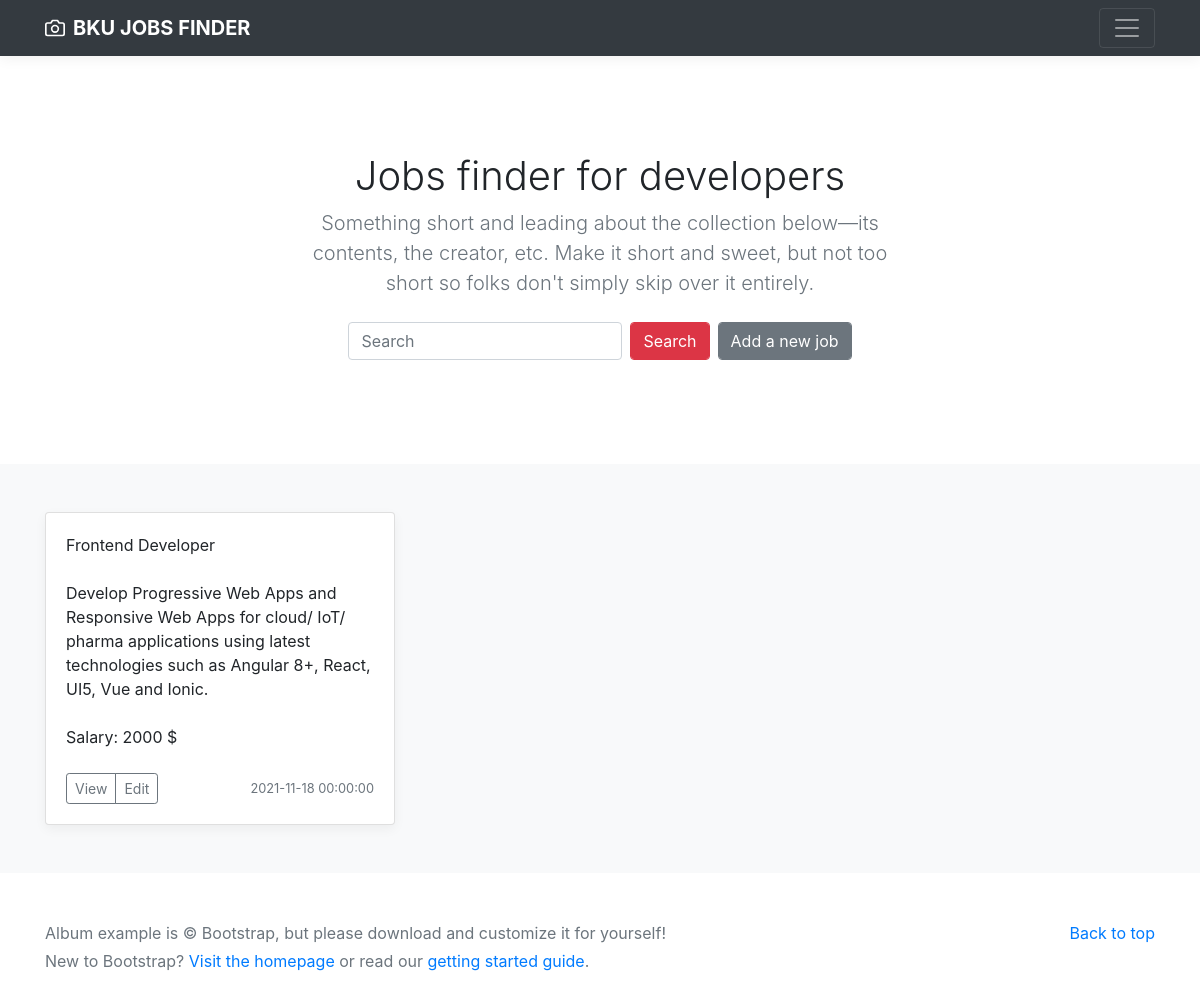
Before: / with the older database file.
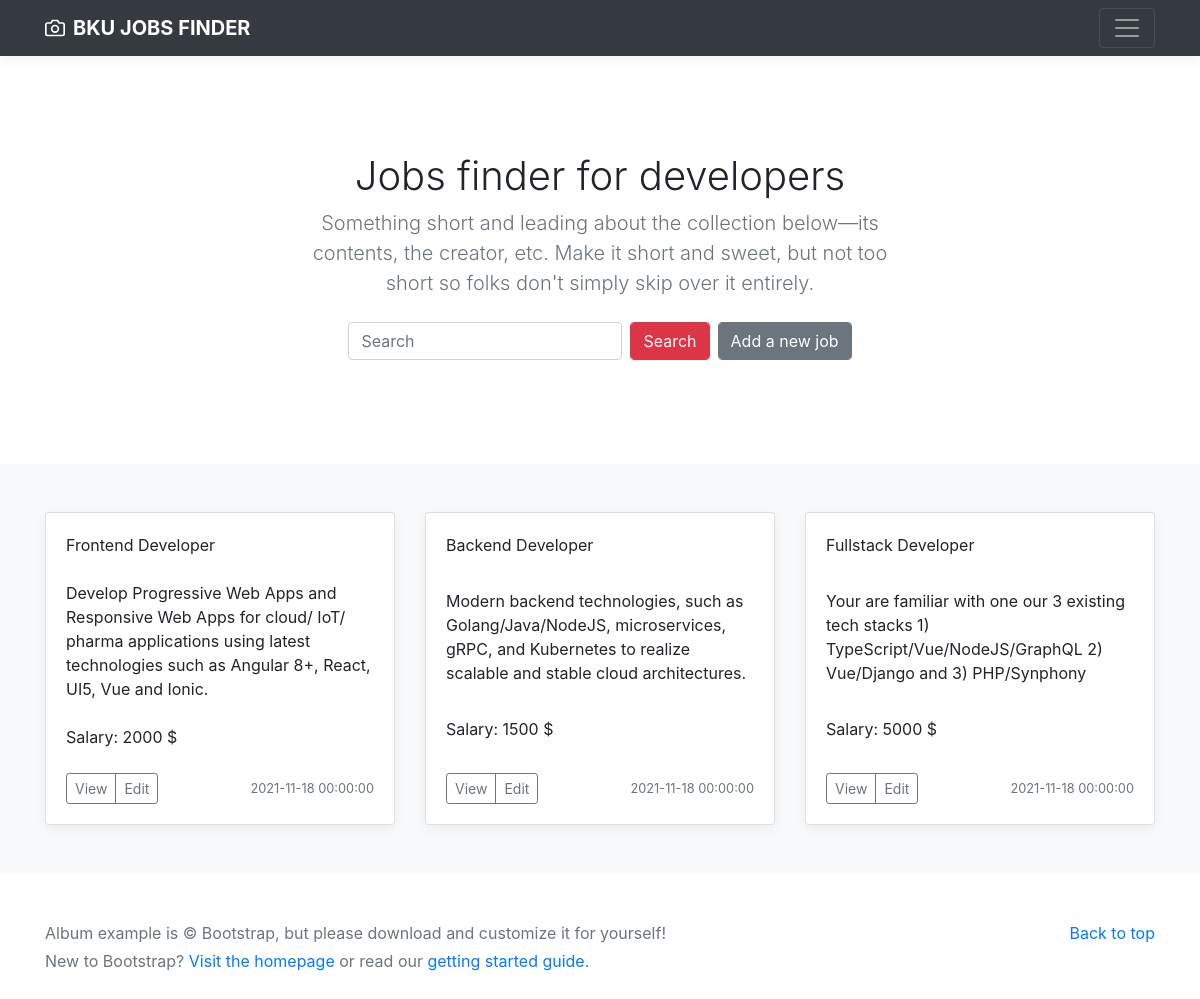
After: the same page with the newer database file.
### tables this page shows
CREATE TABLE `Jobs` (
  `Jobs_id` int(11) NOT NULL,
  `user_id` int(11) DEFAULT NULL,
  `Category_id` int(11) DEFAULT NULL,
  `Jobs_name` varchar(150) DEFAULT NULL,
  `Jobs_summary` varchar(50) DEFAULT NULL,
  `Jobs_description` text DEFAULT NULL,
  `Jobs_quantity` int(5) DEFAULT NULL,
  `Jobs_salary` int(11) DEFAULT NULL,
  `Jobs_createAt` datetime DEFAULT NULL,
  `Jobs_updatedAt` datetime DEFAULT NULL,
  `Jobs_hide` int(11) DEFAULT NULL
);

### class/Backend.php (called while the page is built, shortened)
<?php
class Backend
{
    private $host = '';
    private $user = '';
    private $pass = '';
    private $dbname = 'bku-assignment';
    private $connect = '';
    public function __construct()
    {
        $this->connect = new mysqli($this->host,$this->user,$this->pass,$this->dbname,3307);
    }
    public function get_joblist()
    {
        return $this->connect->query("SELECT Jobs_id as 'ID', Jobs_name as 'NAME', Jobs_description as 'DESCRIPTION', Jobs_updatedAt as 'UPDATEDAT', Jobs_salary as 'SALARY' FROM `Jobs`");
    }
}

### index.php (the view, shortened to what this page needs)
<?php
    include_once 'class/Backend.php';
    $Backend = new Backend;
?>
<!doctype html>
<html lang="en">
<head>
    <link rel="stylesheet" href="https://maxcdn.bootstrapcdn.com/bootstrap/4.0.0/css/bootstrap.min.css">
    <link href="index.css" rel="stylesheet">
</head>
<body>
    <header>
        <div class="navbar navbar-dark bg-dark box-shadow">
            <div class="container d-flex justify-content-between">
                <a href="#" class="navbar-brand d-flex align-items-center">
                    <strong>BKU JOBS FINDER</strong>
                </a>
                <button class="navbar-toggler" type="button" data-toggle="collapse" data-target="#navbarHeader" aria-controls="navbarHeader" aria-expanded="false" aria-label="Toggle navigation">
                    <span class="navbar-toggler-icon"></span>
                </button>
            </div>
        </div>
    </header>
    <main role="main">
        <section class="jumbotron text-center">
            <div class="container">
                <h1 class="jumbotron-heading">Jobs finder for developers</h1>
                <p class="lead text-muted">Something short and leading about the collection below—its contents, the creator, etc. Make it short and sweet, but not too short so folks don't simply skip over it entirely.</p>
                <form class="form-inline d-flex justify-content-center">
                    <input class="form-control mr-sm-2" type="search" placeholder="Search" aria-label="Search">
                    <button class="form-control btn btn-danger my-2 mr-sm-2" type="submit">Search</button>
                    <a href="pages/ProductPost/index.php" class="form-control btn btn-secondary my-2">Add a new job</a>
                </form>
            </div>
        </section>
        <div class="album py-5 bg-light">
            <div class="container">
                <div class="row">
                    <?php
                    $result = $Backend->get_joblist();
                    if ($result->num_rows > 0) {
                        while ($row = $result->fetch_assoc()) {
                    ?>
                            <div class="col-md-4">
                                <div class="card mb-4 box-shadow h-100">
                                    <div class="card-body d-flex flex-column justify-content-between">
                                        <p class="card-text"><?php echo $row["NAME"]; ?></p>
                                        <p class="card-text"><?php echo $row["DESCRIPTION"]; ?></p>
                                        <p class="card-text">Salary: <?php echo $row["SALARY"]; ?> $</p>
                                        <div class="d-flex justify-content-between align-items-center ">
                                            <div class="btn-group">
                                                <button type="button" class="btn btn-sm btn-outline-secondary">View</button>
                                                <button type="button" class="btn btn-sm btn-outline-secondary">Edit</button>
                                            </div>
                                            <small class="text-muted"><?php echo $row["UPDATEDAT"]; ?></small>
                                        </div>
                                    </div>
                                </div>
                            </div>
                    <?php
                        }
                    }
                    ?>
                </div>
            </div>
        </div>
    </main>
    <footer class="text-muted">
        <div class="container">
            <p class="float-right">
                <a href="#">Back to top</a>
            </p>
            <p>Album example is &copy; Bootstrap, but please download and customize it for yourself!</p>
            <p>New to Bootstrap? <a href="../../">Visit the homepage</a> or read our <a href="../../getting-started/">getting started guide</a>.</p>
        </div>
    </footer>
</body>
</html>

### index.css (style rules this page uses)
:root { --jumbotron-padding-y: 3rem; }
.jumbotron { padding-top: var(--jumbotron-padding-y); padding-bottom: var(--jumbotron-padding-y); margin-bottom: 0; background-color: #fff; }
@media (min-width: 768px) { .jumbotron { padding-top: calc(var(--jumbotron-padding-y) * 2); padding-bottom: calc(var(--jumbotron-padding-y) * 2); } }
.jumbotron-heading { font-weight: 300; }
.jumbotron .container { max-width: 40rem; }
footer { padding-top: 3rem; padding-bottom: 3rem; }
footer p { margin-bottom: .25rem; }
.box-shadow { box-shadow: 0 .25rem .75rem rgba(0, 0, 0, .05); }

Changed rows visible on the page:
added jobs: Jobs_name "Backend Developer", Jobs_description "Modern backend technologies, such as Golang/Java/NodeJS, microservices, gRPC, and Kubernetes to realize scalable and stable cloud architectures.", Jobs_salary "1500", Jobs_updatedAt "2021-11-18 00:00:00"
added jobs: Jobs_name "Fullstack Developer", Jobs_description "Your are familiar with one our 3 existing tech stacks 1) TypeScript/Vue/NodeJS/GraphQL 2) Vue/Django and 3) PHP/Synphony", Jobs_salary "5000", Jobs_updatedAt "2021-11-18 00:00:00"
